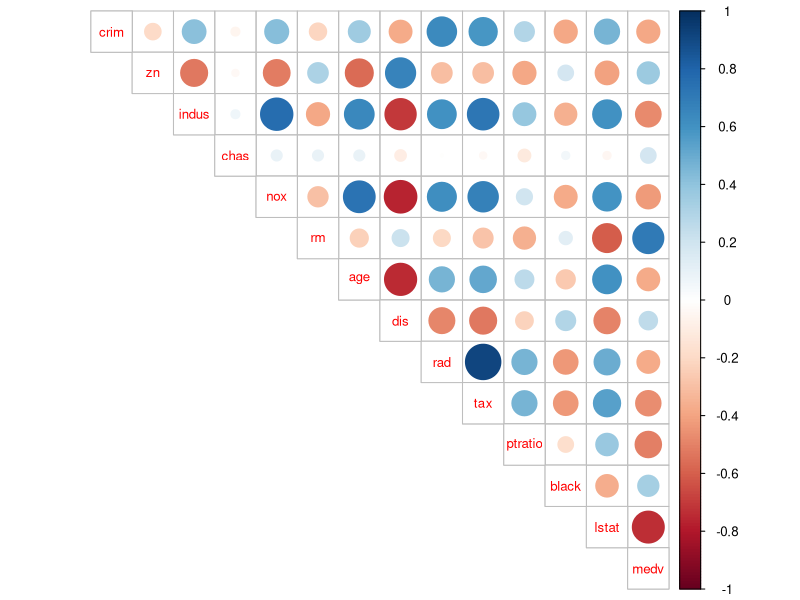
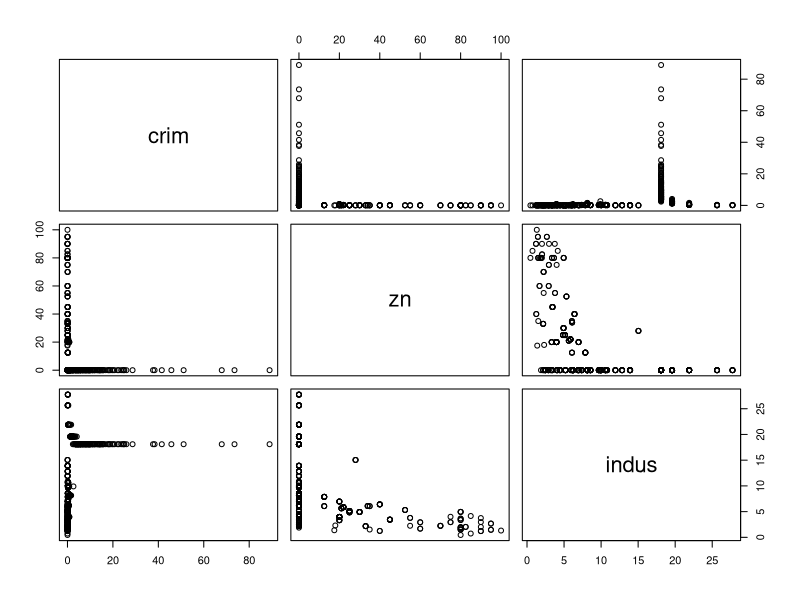
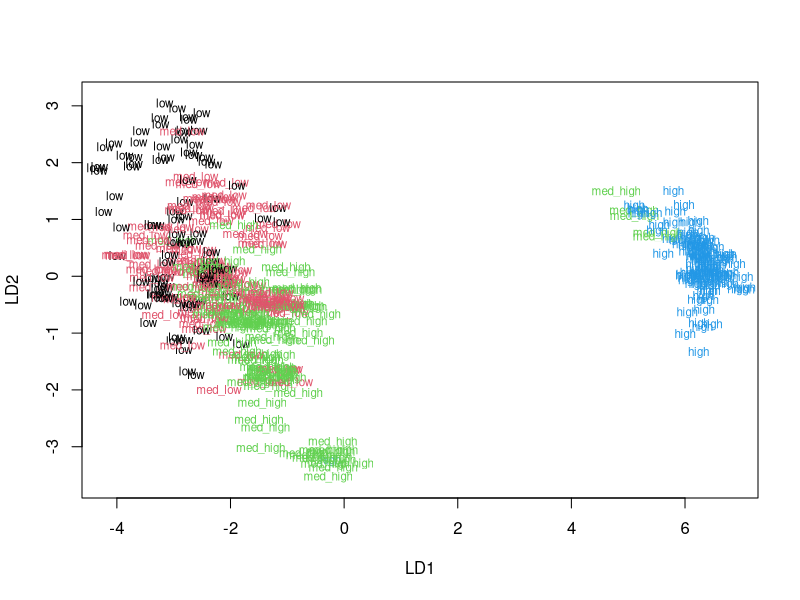
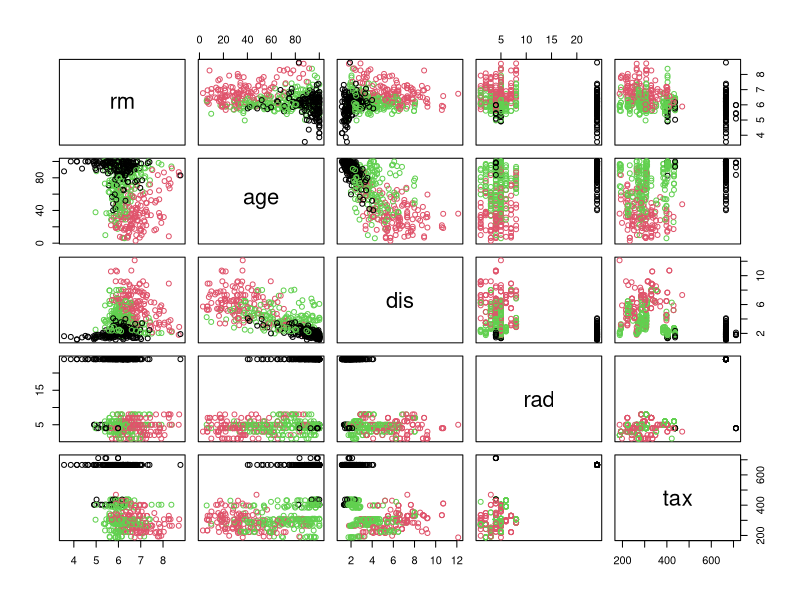
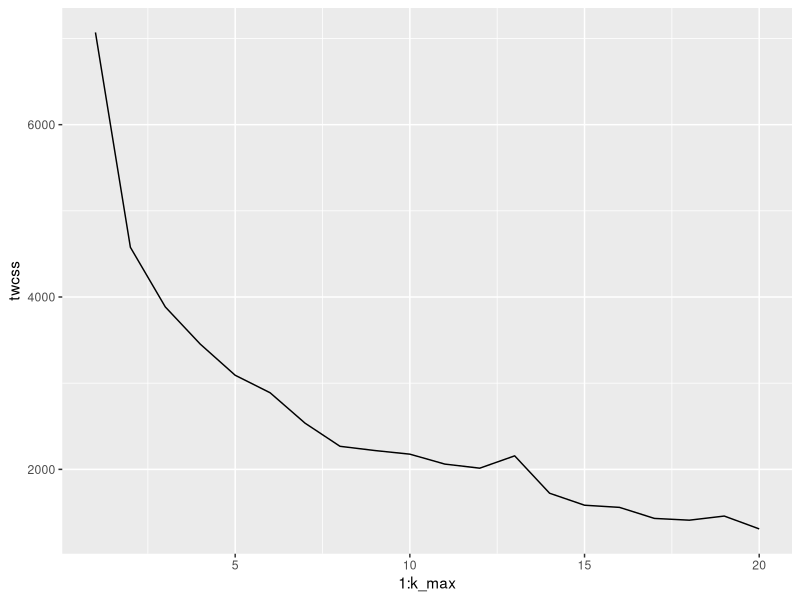
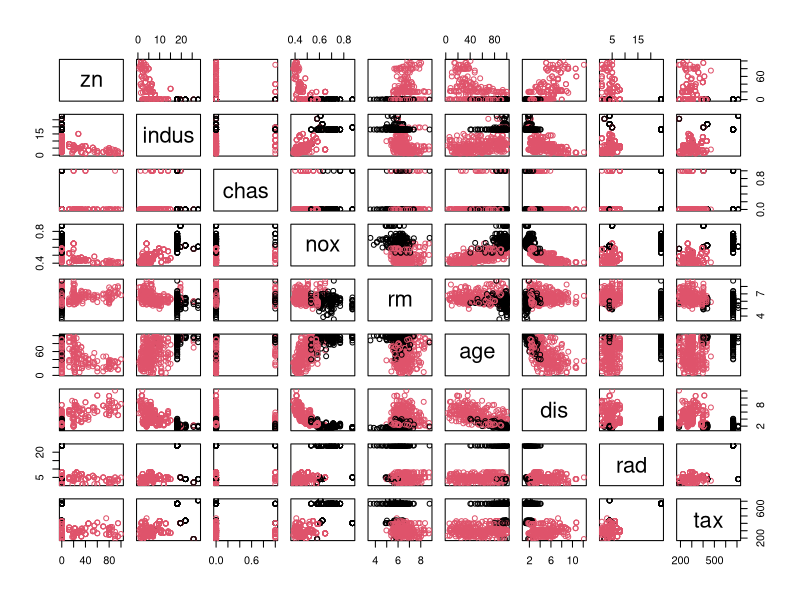
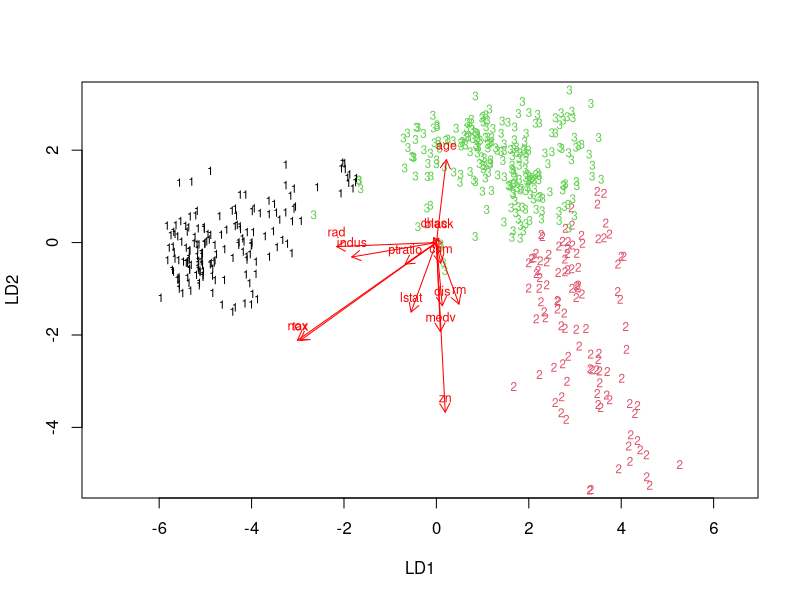

The R script that drew these images, in order:
## ---- chunk 1
library(MASS)

# load the data
data("Boston")

# explore the dataset
dim(Boston)
str(Boston)
head(Boston)
## ---- chunk 2
head(Boston)
summary(Boston)

## ---- chunk 3
library(dplyr)
library(corrplot)

cor_matrix<-cor(Boston) 

cor_matrix <- cor_matrix %>% round(digits=2) 
cor_matrix

# visualize the correlation matrix
corrplot(cor_matrix, method="circle",type="upper",tl.pos = "d",tl.cex = 0.8)
## ---- chunk 4
# plot pairwise scatter plot for the first 3 variables
pairs(Boston[1:3])
## ---- chunk 5

# center and standardize variables
boston_scaled <- scale(Boston)

# summaries of the scaled variables
summary(boston_scaled)

# change the object to data frame
boston_scaled <- as.data.frame(boston_scaled)


## ---- chunk 6

# create a quantile vector of crim and print it
bins <- quantile(boston_scaled$crim)
bins

# create a categorical variable 'crime'
crime <- cut(boston_scaled$crim, breaks = bins, include.lowest = TRUE,labels=c("low","med_low","med_high","high"))

# remove original crim from the dataset
boston_scaled <- dplyr::select(boston_scaled, -crim)

# add the new categorical value to scaled data
boston_scaled <- data.frame(boston_scaled, crime)
## ---- chunk 7

# number of rows in the Boston dataset 
n <- nrow(boston_scaled)

# choose randomly 80% of the rows
ind <- sample(n,  size = n * 0.8)

# create train set
train <- boston_scaled[ind,]

# create test set 
test <- boston_scaled[-ind,]

# save the correct classes from test data
correct_classes <- test$crime

# remove the crime variable from test data
test <- dplyr::select(test, -crime)

## ---- chunk 8
# linear discriminant analysis
lda.fit <- lda(crime ~ . , data = train)

# print the lda.fit object
lda.fit

# plot the lda results
classes <- as.numeric(train$crime)
plot(lda.fit, dimen = 2,col = classes,pch=classes)


## ---- chunk 9
# predict classes with test data
lda.pred <- predict(lda.fit, newdata = test)

# cross tabulate the results
table(correct = correct_classes, predicted = lda.pred$class)

## ---- chunk 10
library(ggplot2)

data('Boston')
boston_scaled <- scale(Boston)

# euclidean distance matrix
dist_eu <- dist(boston_scaled)
summary(dist_eu)

# k-means clustering
km <-kmeans(boston_scaled, centers = 3)

pairs(Boston[6:10], col = km$cluster)


# determine the number of clusters
k_max <- 20

# calculate the total within sum of squares
twcss <- sapply(1:k_max, function(k){kmeans(boston_scaled, k)$tot.withinss})

# visualize the results
qplot(x = 1:k_max, y = twcss, geom = 'line')

# k-means clustering
km2 <-kmeans(boston_scaled, centers = 2)
pairs(Boston[2:10], col = km2$cluster)

## ---- chunk 11
set.seed(42)
# k-means clustering, for stable clustering result, set iter.max and nstart higher.
km2 <-kmeans(boston_scaled, centers = 3,iter.max=30,nstart=10)

boston_scaled <- data.frame(boston_scaled, clusterLabel=km2$cluster)

# linear discriminant analysis
lda.fitkmClusters <- lda(clusterLabel ~ . , data = boston_scaled)
lda.fitkmClusters

# the function for lda biplot arrows: function copied from datacamp exercise
lda.arrows <- function(x, myscale = 1, arrow_heads = 0.1, color = "red", tex = 0.75, choices = c(1,2)){
  heads <- coef(x)
  arrows(x0 = 0, y0 = 0, 
         x1 = myscale * heads[,choices[1]], 
         y1 = myscale * heads[,choices[2]], col=color, length = arrow_heads)
  text(myscale * heads[,choices], labels = row.names(heads), 
       cex = tex, col=color, pos=3)
}

# plot the lda results
plot(lda.fitkmClusters, dimen = 2,col = boston_scaled$clusterLabel)
lda.arrows(lda.fitkmClusters, myscale = 3)

